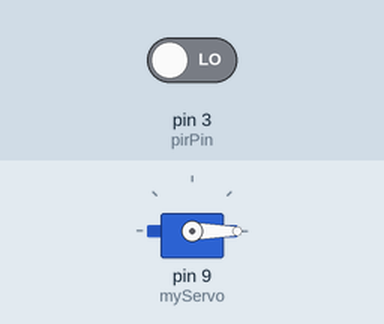
Recording of a sketch running on a simulated Arduino Uno, built with avr-gcc and run on an emulated ATmega328P. Parts: servo. The inputs (shaded band) are chosen by the test bench; at power-on: pin 3 (pirPin) LOW.

Above: at 1.2 s.
1.3 s: pin 3 (pirPin) driven HIGH
At 1.8 s:
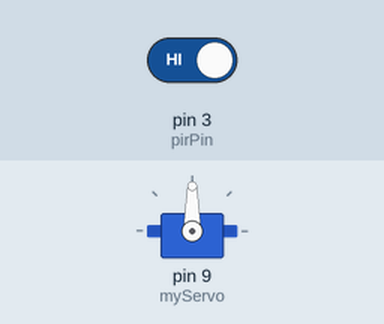
2.8 s: pin 3 (pirPin) driven LOW
At 4.2 s:
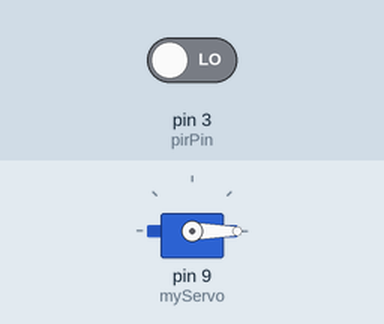
Timing chart, 0 to 5.8 s (numbered marks = the images above; inputs shaded):
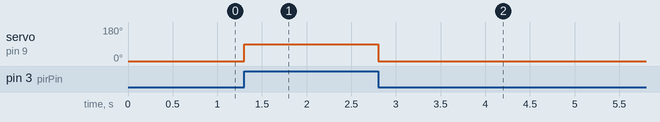

The sketch:

pir_sensor_adiba.ino
```cpp
#include <Servo.h>
Servo myServo;
int pirPin = 3;     // PIR sensor output pin
int pirState = 0;   // Current PIR state

void setup() {
  myServo.attach(9);       // Servo signal pin
  pinMode(pirPin, INPUT);  // PIR sensor input
}

void loop() {
  pirState = digitalRead(pirPin);  // Read PIR sensor
  if (pirState == HIGH) {

    myServo.write(90);     // Rotate servo to 90° when motion detected
    delay(100);
  } else {
    myServo.write(0);      // Return to 0° when no motion
  }
}
```

Measured:
- after the input at 1.3 s, servo on pin 9 (myServo): 0° → 90° at once
- after the input at 2.8 s, servo on pin 9 (myServo): 90° → 0° at once
